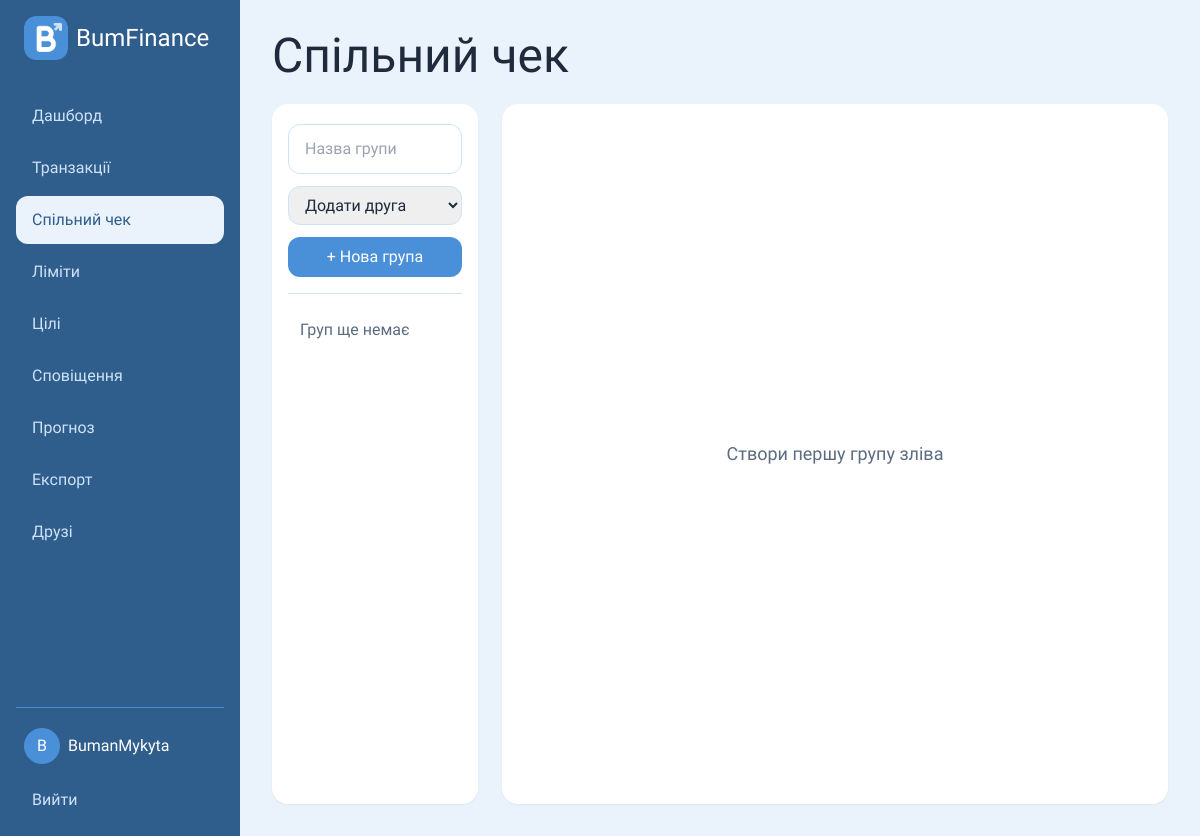
The app's page /shared/ (signed in), older data.
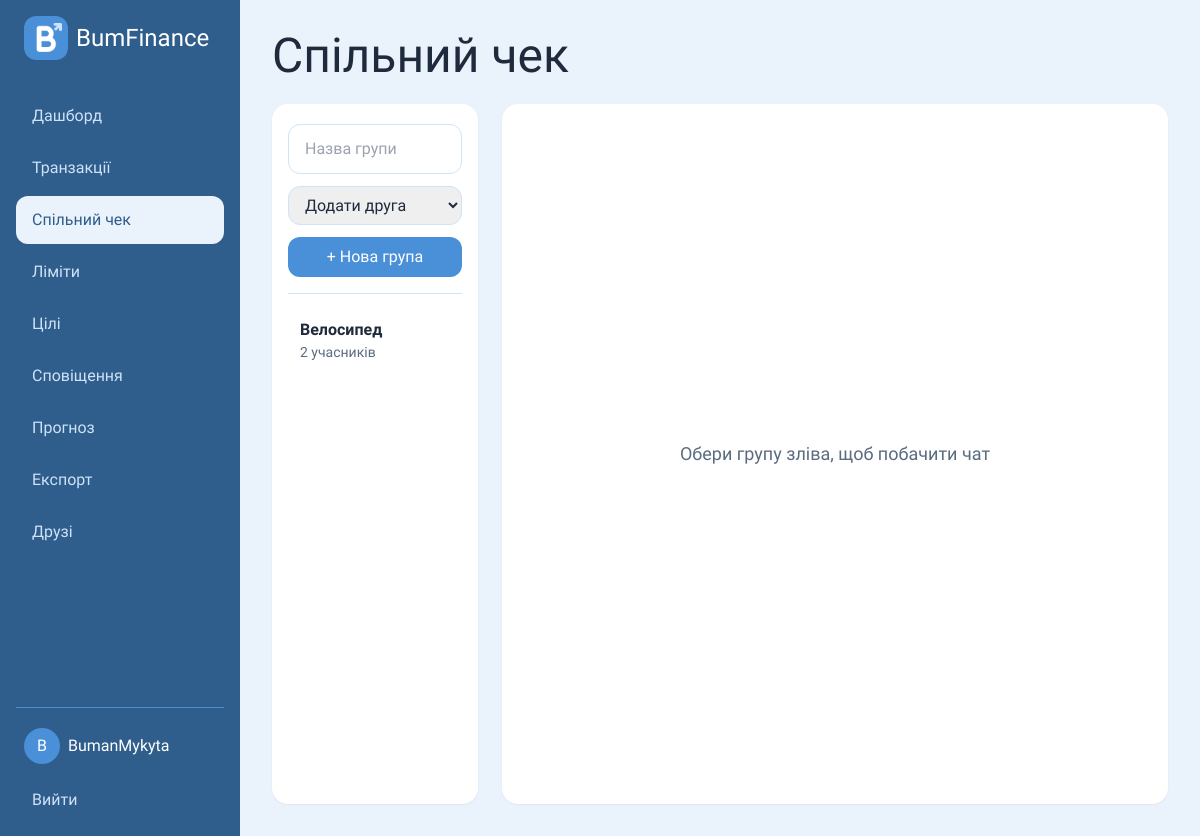
The same page, newer data.
### core/models.py (models this page shows, shortened)
class Group(models.Model):
    name = models.CharField(max_length=100)
    owner = models.ForeignKey(User, on_delete=models.CASCADE, related_name='owned_groups')
    created_at = models.DateTimeField(auto_now_add=True)
    class Meta:
        constraints = [
            models.UniqueConstraint(fields=['owner', 'name'], name='unique_group_name_per_owner'),
        ]

### core/views.py (the view, shortened to what this page needs)
# urls.py: path('shared/', views.shared, name='shared'),
def shared(request):
    groups = list(Group.objects.filter(memberships__user=request.user).distinct())
    active_id = request.GET.get('group')
    active = next((g for g in groups if str(g.pk) == active_id), None) if active_id else None
    for g in groups:
        read = GroupRead.objects.filter(user=request.user, group=g).first()
        qs = g.messages.exclude(author=request.user)
        if read:
            qs = qs.filter(created_at__gt=read.last_seen)
        g.unread = qs.count()
    accepted = FriendRequest.objects.filter(status='accepted').filter(
        Q(sender=request.user) | Q(receiver=request.user)
    )
    friend_ids = {(r.receiver_id if r.sender_id == request.user.pk else r.sender_id) for r in accepted}
    friend_list = User.objects.filter(pk__in=friend_ids)
    members, feed, balances, settlements, candidates = [], [], [], [], []
    my_debt = Decimal('0')
    return render(request, 'shared.html', {
        'groups': groups,
        'active': active,
        'members': members,
        'feed': feed,
        'balances': balances,
        'settlements': settlements,
        'friends': friend_list,
        'candidates': candidates,
        'group_form': GroupForm(),
        'expense_form': SharedExpenseForm(initial={'date': timezone.localdate()}),
        'user_balance': user_balance(request.user),
        'my_debt': my_debt,
    })

### core/templates/shared.html (shortened to what this page needs)
{% extends "base.html" %}
{% block content %}
<h1 class="font-display text-5xl text-ink mb-6">Спільний чек</h1>
<div class="grid grid-cols-12 gap-6 h-[700px]">
  <div class="col-span-3 bg-white rounded-2xl p-4 shadow-sm flex flex-col min-h-0">
    <form method="post" action="{% url 'group_create' %}" class="shrink-0 pb-4 flex flex-col gap-3">
      {{ group_form.name }}
      <select name="member_ids" class="w-full border border-brand-200 rounded-xl px-3 py-2">
        <option value="">Додати друга</option>
      </select>
      <button class="bg-brand-500 text-white rounded-xl py-2 hover:bg-brand-900">+ Нова група</button>
    </form>
    <div class="flex-1 min-h-0 overflow-y-auto flex flex-col gap-2 border-t border-brand-200 pt-3 chat-scroll">
      {% for g in groups %}
        <a href="?group={{ g.pk }}"
           class="relative shrink-0 p-3 rounded-xl {% if active and g.pk == active.pk %}bg-brand-200{% else %}hover:bg-brand-50{% endif %}">
          <p class="font-semibold">{{ g.name }}</p>
          <p class="text-muted text-sm">{{ g.memberships.count }} учасників</p>
        </a>
      {% empty %}
        <p class="text-muted p-3">Груп ще немає</p>
      {% endfor %}
    </div>
  </div>
  {% if active %}
  <div class="col-span-6 bg-white rounded-2xl shadow-sm flex flex-col min-h-0">
    <div class="shrink-0 p-4 border-b border-brand-200">
      <div class="flex justify-between items-start">
        <p class="font-display text-2xl">{{ active.name }}</p>
        <div class="flex gap-2">
          {% if active.owner == request.user %}
            <form method="post" action="{% url 'group_delete' active.pk %}" data-confirm="Видалити групу разом з усіма витратами?">
              {% csrf_token %}
              <button class="bg-danger text-white font-semibold text-sm rounded-xl px-4 py-2 hover:opacity-90">Видалити групу</button>
            </form>
          {% else %}
            {% if my_debt > 0 %}
              <form method="post" action="{% url 'group_leave' active.pk %}" data-confirm="У тебе борг {{ my_debt }} ₴. Покинути групу «{{ active.name }}» все одно?">
                {% csrf_token %}
                <button class="bg-danger text-white font-semibold text-sm rounded-xl px-4 py-2 hover:opacity-90">Покинути групу</button>
              </form>
            {% else %}
              <form method="post" action="{% url 'group_leave' active.pk %}" data-confirm="Покинути групу «{{ active.name }}»?">
                {% csrf_token %}
                <button class="bg-danger text-white font-semibold text-sm rounded-xl px-4 py-2 hover:opacity-90">Покинути групу</button>
              </form>
            {% endif %}
          {% endif %}
        </div>
      </div>
      <div class="flex flex-wrap gap-2 mt-2 items-center">
        {% for m in members %}
          <span class="text-sm text-muted inline-flex items-center gap-1">
            {{ m.first_name|default:m.username }}{% if m == active.owner %} (адмін){% endif %}
            {% if active.owner == request.user and m != request.user %}
              <form method="post" action="{% url 'group_remove_member' active.pk m.pk %}" class="inline" data-confirm="Видалити учасника з групи?">
                {% csrf_token %}
                <button class="text-danger text-xs hover:underline" title="Видалити учасника">×</button>
              </form>
            {% endif %}
          </span>
        {% endfor %}
      </div>
      {% if active.owner == request.user and candidates %}
        <form method="post" action="{% url 'group_add_member' active.pk %}" class="flex gap-2 mt-3">
          {% csrf_token %}
          <select name="user_id" class="flex-1 border border-brand-200 rounded-xl px-3 py-2 text-sm">
            {% for f in candidates %}
              <option value="{{ f.pk }}">{{ f.first_name|default:f.username }}</option>
            {% endfor %}
          </select>
          <button class="bg-ok text-white font-semibold rounded-xl px-4 hover:opacity-90">Додати учасника</button>
        </form>
      {% endif %}
    </div>
    <div class="flex-1 min-h-0 overflow-y-auto p-4 flex flex-col gap-3 chat-scroll">
      {% for item in feed %}
        {% if item.kind == 'message' %}
          {% with m=item.obj %}
          <div class="shrink-0 self-start bg-brand-50 rounded-2xl px-4 py-2 max-w-md">
            <p class="text-muted text-xs">{{ m.author.first_name|default:m.author.username }} · {{ m.created_at|date:"d.m H:i" }}</p>
            <p>{{ m.text }}</p>
          </div>
          {% endwith %}
        {% else %}
          {% with e=item.obj %}
          <div class="shrink-0 w-72 bg-white border-2 border-brand-500 rounded-2xl overflow-hidden self-start">
            <div class="bg-brand-50 text-brand-900 px-4 py-2 font-semibold">Витрата · {{ e.comment }}</div>
            <div class="p-4">
              <p class="text-muted text-sm">{{ e.payer.first_name|default:e.payer.username }} заплатив</p>
              <p class="text-2xl">{{ e.amount }} ₴</p>
              <p class="text-muted text-sm">{{ e.date|date:"d.m.Y" }} · ділиться на {{ e.shares.count }}</p>
              <div class="mt-2 text-sm">
                {% for s in e.shares.all %}
                  {% if s.user != e.payer %}
                    {% if s.is_paid %}
                      <p class="text-ok font-semibold">✓ {{ s.user.first_name|default:s.user.username }} сплатив {{ s.amount }} ₴</p>
                    {% else %}
                      <p class="text-danger">{{ s.user.first_name|default:s.user.username }} винен {{ s.amount }} ₴</p>
                    {% endif %}
                  {% endif %}
                {% endfor %}
              </div>
            </div>
          </div>
          {% endwith %}
        {% endif %}
      {% empty %}
        <p class="text-muted text-center">Ще немає повідомлень і витрат</p>
      {% endfor %}
    </div>
    <form method="post" action="{% url 'message_create' active.pk %}" class="shrink-0 p-4 border-t border-brand-200 flex gap-2">
      {% csrf_token %}
      <input name="text" maxlength="200" placeholder="Написати повідомлення (до 200 символів)"
             class="flex-1 border border-brand-200 rounded-xl px-3 py-2">
      <button class="bg-brand-500 text-white rounded-xl px-4 hover:bg-brand-900">Надіслати</button>
    </form>
    <form method="post" action="{% url 'expense_create' active.pk %}" class="shrink-0 p-4 border-t border-brand-200 flex flex-col gap-3">
      {% csrf_token %}
      <div class="grid grid-cols-2 gap-3">
        {{ expense_form.amount }}
        {{ expense_form.date }}
      </div>
      {{ expense_form.comment }}
      <button class="bg-brand-500 text-white rounded-xl py-2 hover:bg-brand-900 disabled:opacity-40"
              {% if user_balance <= 0 %}disabled{% endif %}>+ Витрата</button>
    </form>
  </div>
  <div class="col-span-3 bg-white rounded-2xl p-4 shadow-sm flex flex-col min-h-0">
    <h2 class="font-display text-2xl mb-3 shrink-0">Баланси</h2>
    <div class="flex-1 min-h-0 overflow-y-auto chat-scroll">
      {% for b in balances %}
        <div class="flex justify-between py-1">
          <span>{{ b.name }}</span>
          <span class="{% if b.amount >= 0 %}text-ok{% else %}text-danger{% endif %}">
            {% if b.amount >= 0 %}+{% endif %}{{ b.amount|floatformat:2 }} ₴
          </span>
        </div>
      {% endfor %}
      <h2 class="font-display text-2xl mt-6 mb-3">Що переказати</h2>
      {% for s in settlements %}
        <div class="bg-brand-50 rounded-xl p-3 mb-2">
          <p>{{ s.from }} → {{ s.to }}</p>
          <p class="font-semibold">{{ s.amount }} ₴</p>
          {% if s.from_id == request.user.pk %}
            <form method="post" action="{% url 'settlement_done' active.pk %}" class="mt-2">
              {% csrf_token %}
              <input type="hidden" name="to_id" value="{{ s.to_id }}">
              <input type="hidden" name="amount" value="{{ s.amount }}">
              <button class="w-full bg-brand-500 text-white rounded-xl py-2 hover:bg-brand-900">Сплачено</button>
            </form>
          {% endif %}
        </div>
      {% empty %}
        <p class="text-muted">Усі розрахувались</p>
      {% endfor %}
    </div>
  </div>
  {% else %}
  <div class="col-span-9 bg-white rounded-2xl shadow-sm flex items-center justify-center min-h-0">
    <p class="text-muted text-lg">
      {% if groups %}Обери групу зліва, щоб побачити чат{% else %}Створи першу групу зліва{% endif %}
    </p>
  </div>
  {% endif %}
</div>
{% endblock %}

### core/templates/base.html (shortened to what this page needs)
<!DOCTYPE html>
<html lang="uk" class="{% if request.user.is_authenticated and request.user.profile.theme == 'dark' %}dark{% endif %}">
<head>
  <script src="https://cdn.tailwindcss.com"></script>
</head>
<body class="bg-brand-50 font-sans text-ink">
  <div class="flex min-h-screen">
    {% include "_sidebar.html" %}
    <main class="flex-1 p-8">
      {% block content %}{% endblock %}
    </main>
  </div>
</body>
</html>

### core/templates/_sidebar.html (shortened to what this page needs)
{% load static %}
<aside class="w-60 bg-brand-900 text-white flex flex-col p-4 min-h-screen">
  <div class="flex items-center gap-2 px-2 mb-8">
    <img src="{% static 'main/images/logo.png' %}" alt="BumFinance" class="w-11 h-11 rounded-xl">
    <span class="font-display text-2xl">BumFinance</span>
  </div>
  {% url 'dashboard' as dash %}
  {% url 'transactions' as tx %}
  {% url 'shared' as sh %}
  {% url 'limits' as lim %}
  {% url 'goals' as gl %}
  {% url 'notifications' as nt %}
  {% url 'forecast' as fc %}
  {% url 'export' as ex %}
  {% url 'friends' as fr %}
  {% url 'settings' as st %}
  <nav class="flex flex-col gap-1">
    <a href="{{ dash }}" class="px-4 py-3 rounded-xl {% if request.path == dash %}bg-brand-50 text-brand-900{% else %}text-brand-200 hover:bg-brand-500{% endif %}">Дашборд</a>
    <a href="{{ tx }}" class="px-4 py-3 rounded-xl {% if request.path == tx %}bg-brand-50 text-brand-900{% else %}text-brand-200 hover:bg-brand-500{% endif %}">Транзакції</a>
    <a href="{{ sh }}" class="relative px-4 py-3 rounded-xl flex items-center justify-between {% if request.path == sh %}bg-brand-50 text-brand-900{% else %}text-brand-200 hover:bg-brand-500{% endif %}">
      Спільний чек
    </a>
    <a href="{{ lim }}" class="px-4 py-3 rounded-xl {% if request.path == lim %}bg-brand-50 text-brand-900{% else %}text-brand-200 hover:bg-brand-500{% endif %}">Ліміти</a>
    <a href="{{ gl }}" class="px-4 py-3 rounded-xl {% if request.path == gl %}bg-brand-50 text-brand-900{% else %}text-brand-200 hover:bg-brand-500{% endif %}">Цілі</a>
    <a href="{{ nt }}" class="relative px-4 py-3 rounded-xl flex items-center justify-between {% if request.path == nt %}bg-brand-50 text-brand-900{% else %}text-brand-200 hover:bg-brand-500{% endif %}">
      Сповіщення
    </a>
    <a href="{{ fc }}" class="px-4 py-3 rounded-xl {% if request.path == fc %}bg-brand-50 text-brand-900{% else %}text-brand-200 hover:bg-brand-500{% endif %}">Прогноз</a>
    <a href="{{ ex }}" class="px-4 py-3 rounded-xl {% if request.path == ex %}bg-brand-50 text-brand-900{% else %}text-brand-200 hover:bg-brand-500{% endif %}">Експорт</a>
    <a href="{{ fr }}" class="relative px-4 py-3 rounded-xl flex items-center justify-between {% if request.path == fr %}bg-brand-50 text-brand-900{% else %}text-brand-200 hover:bg-brand-500{% endif %}">
      Друзі
    </a>
  </nav>
  <div class="mt-auto pt-4 border-t border-brand-500">
    {% if user.is_authenticated %}
  <a href="{{ st }}" class="flex items-center gap-2 px-2 mb-3 py-1 rounded-xl {% if request.path == st %}bg-brand-200 text-brand-900{% else %}hover:bg-brand-500 text-white{% endif %}">
    <div class="w-9 h-9 rounded-full bg-brand-500 text-white flex items-center justify-center font-display shrink-0">
      {{ user.first_name|default:user.username|first|upper }}
    </div>
    <span class="truncate">{{ user.first_name|default:user.username }}</span>
  </a>
  <form method="post" action="{% url 'logout' %}">
    <button class="w-full text-left px-4 py-2 rounded-xl text-brand-200 hover:bg-brand-500">Вийти</button>
  </form>
{% else %}
      <a href="{% url 'login' %}" class="block px-4 py-2 rounded-xl text-brand-200 hover:bg-brand-500">Вхід</a>
      <a href="{% url 'signup' %}" class="block px-4 py-2 rounded-xl text-brand-200 hover:bg-brand-500">Реєстрація</a>
    {% endif %}
  </div>
</aside>

Row changes from the older to the newer data that the page shows:
added Group: name "Велосипед", memberships.count "2"
Text that changed along with them:
text no longer shown: "Груп ще немає Створи першу групу зліва"
text now shown: "Обери групу зліва, щоб побачити чат"
